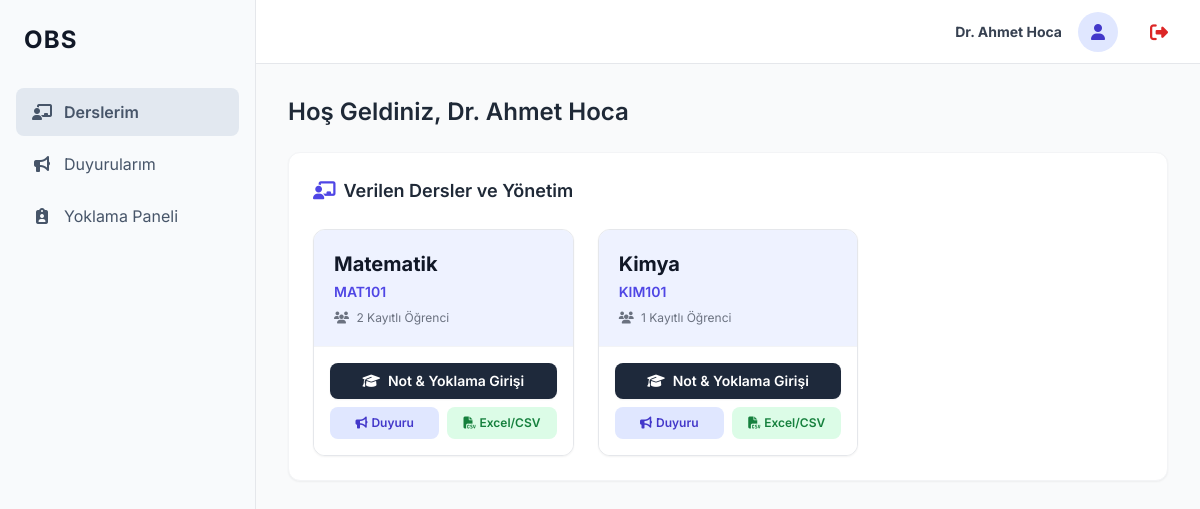
The app's page /academician_dashboard (signed in) with its own data.
### models.py (models this page shows)
class User(db.Model, UserMixin):
    __tablename__ = 'user'
    id = db.Column(db.Integer, primary_key=True)
    username = db.Column(db.String(50), unique=True, nullable=False)
    password_hash = db.Column(db.String(255), nullable=False)
    role = db.Column(db.String(20), nullable=False) # 'admin', 'academician', 'student'
    name = db.Column(db.String(100), nullable=False)
    courses_taught = db.relationship('Course', backref='academician', lazy=True)
    enrollments = db.relationship('Enrollment', backref='student', lazy=True)

class Course(db.Model):
    __tablename__ = 'course'
    id = db.Column(db.Integer, primary_key=True)
    name = db.Column(db.String(100), nullable=False)
    code = db.Column(db.String(20), unique=True, nullable=False)
    academician_id = db.Column(db.Integer, db.ForeignKey('user.id'), nullable=True)
    max_absenteeism = db.Column(db.Integer, default=20, nullable=False)
    enrollments = db.relationship('Enrollment', backref='course', lazy=True)

### app.py (the view)
@app.route('/academician_dashboard')
@login_required
def academician_dashboard():
    if current_user.role != 'academician':
        return "Yetkisiz Erişim", 403
    courses = Course.query.filter_by(academician_id=current_user.id).all()
    return render_template('academician_dashboard.html', courses=courses)

### app.py (called while the page is built)
@login_manager.user_loader
def load_user(user_id):
    return User.query.get(int(user_id))

### templates/academician_dashboard.html (shortened to what this page needs)
{% extends 'base.html' %}
{% block content %}
<div class="mb-6 flex justify-between items-center">
    <h2 class="text-2xl font-semibold text-gray-800">Hoş Geldiniz, {{ current_user.name }}</h2>
</div>
<div class="flex flex-col gap-6">
    <div class="bg-white rounded-xl shadow-sm border border-gray-100 p-6">
        <h3 class="text-lg font-semibold text-gray-800 mb-6"><i class="fa-solid fa-chalkboard-user mr-2 text-indigo-600"></i>Verilen Dersler ve Yönetim</h3>
        <div class="grid grid-cols-1 md:grid-cols-2 lg:grid-cols-3 gap-6">
            {% for course in courses %}
            <div class="bg-white rounded-xl border border-gray-200 shadow-sm overflow-hidden flex flex-col hover:shadow-md transition">
                <div class="p-5 flex-1 bg-indigo-50 border-b border-gray-100">
                    <h4 class="text-xl font-bold text-gray-900 mb-1">{{ course.name }}</h4>
                    <p class="text-sm font-semibold text-indigo-600 mb-2">{{ course.code }}</p>
                    <p class="text-xs text-gray-500"><i class="fa-solid fa-users mr-1"></i> {{ course.enrollments|length }} Kayıtlı Öğrenci</p>
                </div>
                <div class="p-4 bg-white flex flex-col gap-2">
                    <a href="{{ url_for('academician_course', course_id=course.id) }}" class="flex items-center justify-center gap-2 w-full py-2 bg-[#1e293b] text-white text-sm font-semibold rounded-lg hover:bg-slate-700 transition shadow-sm">
                        <i class="fa-solid fa-graduation-cap"></i> Not & Yoklama Girişi
                    </a>
                    <div class="flex gap-2">
                        <button onclick="openAnnounceModal('{{ course.id }}', '{{ course.name }}')" class="flex-1 flex items-center justify-center gap-1 py-2 bg-indigo-100 text-indigo-700 text-xs font-semibold rounded-lg hover:bg-indigo-200 transition">
                            <i class="fa-solid fa-bullhorn"></i> Duyuru
                        </button>
                        <a href="{{ url_for('export_report', course_id=course.id) }}" class="flex-1 flex items-center justify-center gap-1 py-2 bg-green-100 text-green-700 text-xs font-semibold rounded-lg hover:bg-green-200 transition">
                            <i class="fa-solid fa-file-csv"></i> Excel/CSV
                        </a>
                    </div>
                </div>
            </div>
            {% else %}
            <div class="col-span-full p-8 text-center text-sm text-gray-500 border border-dashed border-gray-300 rounded-xl bg-gray-50">
                Şu anda atandığınız bir ders bulunmamaktadır.
            </div>
            {% endfor %}
        </div>
    </div>
</div>
{% endblock %}

### templates/base.html (shortened to what this page needs)
<!DOCTYPE html>
<html lang="tr">
<head>
    <script src="https://cdn.tailwindcss.com"></script>
    <link rel="stylesheet" href="https://cdnjs.cloudflare.com/ajax/libs/font-awesome/6.4.0/css/all.min.css">
</head>
<body class="text-gray-800 min-h-screen flex">
    {% if current_user.is_authenticated %}
    <aside class="sidebar w-64 flex-shrink-0 hidden md:flex flex-col min-h-screen">
        <div class="p-6">
            <h1 class="text-2xl font-bold text-gray-900 tracking-wider">OBS</h1>
        </div>
        <nav class="flex-1 px-4 py-2 space-y-1">
            {% if current_user.role == 'student' %}
                <a href="{{ url_for('student_dashboard') }}" class="menu-item {% if request.endpoint == 'student_dashboard' %}active-menu{% endif %}">
                    <i class="fa-solid fa-book w-5 text-center"></i> Derslerim
                </a>
            {% elif current_user.role == 'academician' %}
                <a href="{{ url_for('academician_dashboard') }}" class="menu-item {% if request.endpoint == 'academician_dashboard' %}active-menu{% endif %}">
                    <i class="fa-solid fa-chalkboard-user w-5 text-center"></i> Derslerim
                </a>
                <a href="{{ url_for('academician_announcements') }}" class="menu-item {% if request.endpoint == 'academician_announcements' %}active-menu{% endif %}">
                    <i class="fa-solid fa-bullhorn w-5 text-center"></i> Duyurularım
                </a>
                <a href="{{ url_for('academician_attendance') }}" class="menu-item {% if request.endpoint == 'academician_attendance' %}active-menu{% endif %}">
                    <i class="fa-solid fa-clipboard-user w-5 text-center"></i> Yoklama Paneli
                </a>
            {% elif current_user.role == 'admin' %}
                <a href="{{ url_for('admin_users') }}" class="menu-item {% if request.endpoint == 'admin_users' %}active-menu{% endif %}">
                    <i class="fa-solid fa-users-gear w-5 text-center"></i> Sistem & Kullanıcılar
                </a>
            {% endif %}
        </nav>
    </aside>
    <div class="flex-1 flex flex-col min-h-screen overflow-hidden">
        <header class="bg-white border-b border-gray-200 h-16 flex items-center justify-between px-6 lg:px-8">
            <div class="flex items-center gap-4">
                <div class="text-sm font-semibold text-gray-700 text-right">
                    <div class="font-bold">{{ current_user.name }}</div>
                </div>
                <div class="h-10 w-10 rounded-full bg-indigo-100 flex items-center justify-center text-indigo-700 font-bold overflow-hidden">
                    <i class="fa-solid fa-user"></i>
                </div>
                <a href="{{ url_for('logout') }}" class="ml-4 text-sm text-red-600 hover:text-red-800 font-medium transition" title="Çıkış Yap">
                    <i class="fa-solid fa-right-from-bracket text-lg"></i>
                </a>
            </div>
        </header>
        <main class="flex-1 overflow-y-auto bg-gray-50 p-6 lg:p-8">
            <div class="max-w-7xl mx-auto">
                {% block content %}{% endblock %}
            </div>
        </main>
    </div>
    {% endif %}
</body>
</html>

### templates/base.html (style rules this page uses)
body { font-family: 'Inter', sans-serif; background-color: #f3f4f6; }
.sidebar { background-color: #f8fafc; border-right: 1px solid #e5e7eb; }
.active-menu { background-color: #e2e8f0; font-weight: 600; color: #1e293b; border-radius: 0.5rem; }
.menu-item { color: #475569; padding: 0.75rem 1rem; border-radius: 0.5rem; margin-bottom: 0.25rem; display: flex; align-items: center; gap: 0.75rem; transition: background-color 0.2s; }

### records on screen
User: name "Dr. Ahmet Hoca"
Course: name "Matematik", code "MAT101", enrollments|length "2"
Course: name "Kimya", code "KIM101", enrollments|length "1"
